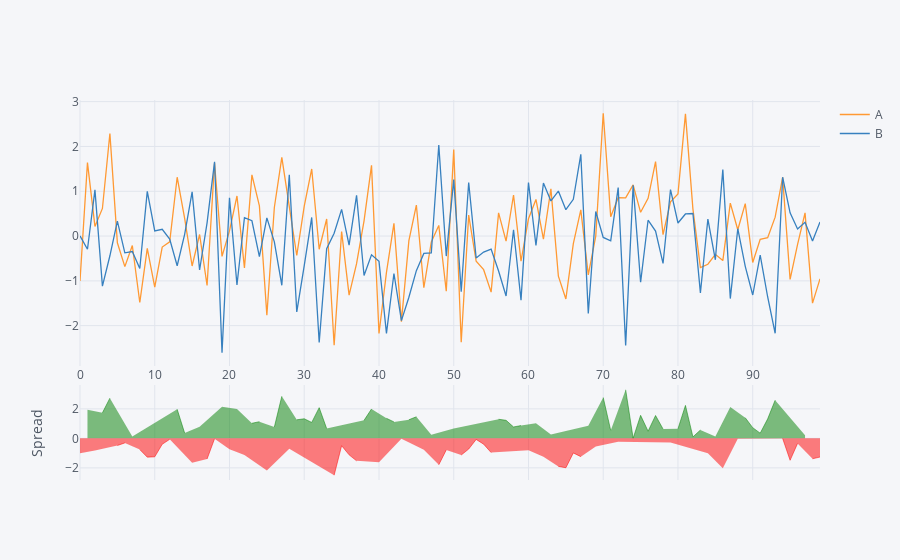

The notebook cell saved with this chart:
### Markdown cell above
## Spread

### Code cell
df[['A','B']].iplot(kind='spread')

### Figure 1 — Plotly figure (JSON) as saved in the notebook; plotly's stock layout.template omitted (floating-point values rounded to 4 significant figures)
{"data": [{"line": {"color": "rgba(255, 153, 51, 1.0)", "dash": "solid", "shape": "linear", "width": 1.3}, "mode": "lines", "name": "A", "text": "", "type": "scatter", "uid": "c10e52e7-522b-42fa-892d-b7db5db1686d", "x": [0, 1, 2, 3, 4, 5, 6, 7, 8, 9, 10, 11, 12, 13, 14, 15, 16, 17, 18, 19, 20, 21, 22, 23, 24, 25, 26, 27, 28, 29, 30, 31, 32, 33, 34, 35, 36, 37, 38, 39, 40, 41, 42, 43, 44, 45, 46, 47, 48, 49, 50, 51, 52, 53, 54, 55, 56, 57, 58, 59, 60, 61, 62, 63, 64, 65, 66, 67, 68, 69, 70, 71, 72, 73, 74, 75, 76, 77, 78, 79, 80, 81, 82, 83, 84, 85, 86, 87, 88, 89, 90, 91, 92, 93, 94, 95, 96, 97, 98, 99], "y": [-1.003, 1.641, 0.2151, 0.6163, 2.29, -0.1496, -0.6827, -0.2106, -1.484, -0.2739, -1.137, -0.2459, -0.1303, 1.313, 0.397, -0.6682, 0.03447, -1.104, 1.63, -0.4545, 0.1165, 0.8945, -0.7132, 1.366, 0.673, -1.768, 0.6383, 1.757, 0.6561, -0.4335, 0.6693, 1.498, -0.2939, 0.3812, -2.438, 0.09819, -1.318, -0.6156, 0.341, 1.577, -2.175, -0.8117, 0.2822, -1.91, -0.103, 0.692, -1.153, -0.1318, 0.2371, -1.232, 1.929, -2.372, 0.4694, -0.5623, -0.7506, -1.252, 0.5166, -0.1129, 0.9169, -0.5624, 0.3858, 0.8164, -0.07099, 1.052, -0.8967, -1.405, -0.1708, 0.5845, -0.8672, -0.0004663, 2.74, 0.4336, 0.8568, 0.854, 1.143, 0.5305, 0.8408, 1.66, 0.03037, 0.7625, 0.9414, 2.728, 0.6012, -0.703, -0.629, -0.4078, -0.548, 0.7367, 0.1409, 0.7242, -0.5886, -0.07368, -0.03711, 0.4214, 1.31, -0.9687, -0.1844, 0.5177, -1.496, -0.9545]}, {"line": {"color": "rgba(55, 128, 191, 1.0)", "dash": "solid", "shape": "linear", "width": 1.3}, "mode": "lines", "name": "B", "text": "", "type": "scatter", "uid": "dc6f39c6-3dff-4825-b234-4bef6478d4e0", "x": [0, 1, 2, 3, 4, 5, 6, 7, 8, 9, 10, 11, 12, 13, 14, 15, 16, 17, 18, 19, 20, 21, 22, 23, 24, 25, 26, 27, 28, 29, 30, 31, 32, 33, 34, 35, 36, 37, 38, 39, 40, 41, 42, 43, 44, 45, 46, 47, 48, 49, 50, 51, 52, 53, 54, 55, 56, 57, 58, 59, 60, 61, 62, 63, 64, 65, 66, 67, 68, 69, 70, 71, 72, 73, 74, 75, 76, 77, 78, 79, 80, 81, 82, 83, 84, 85, 86, 87, 88, 89, 90, 91, 92, 93, 94, 95, 96, 97, 98, 99], "y": [0.003743, -0.2939, 1.03, -1.118, -0.4402, 0.3351, -0.3742, -0.3453, -0.7239, 0.9986, 0.1152, 0.1516, -0.06544, -0.6623, 0.03854, 0.9872, -0.7576, 0.2951, 1.656, -2.604, 0.8518, -1.093, 0.4101, 0.3418, -0.4579, 0.4051, -0.1298, -1.099, 1.365, -1.693, -0.6621, 0.4151, -2.377, -0.2824, 0.06282, 0.596, -0.2018, 0.9087, -0.8803, -0.4189, -0.5613, -2.171, -0.8354, -1.888, -1.367, -0.7731, -0.3873, -0.3762, 2.032, -0.4467, 1.26, -1.241, 1.194, -0.4904, -0.3578, -0.2903, -0.7795, -1.339, 0.1415, -1.43, 1.195, -0.2071, 1.183, 0.7837, 1.003, 0.5889, 0.8201, 1.823, -1.73, 0.5483, -0.03029, -0.1057, 1.082, -2.444, 1.131, -1.031, 0.3538, 0.1108, -0.6118, 1.035, 0.2913, 0.4931, 0.5028, -1.267, 0.3804, -0.5304, 1.484, -1.395, 0.1637, -0.6753, -1.316, -0.4269, -1.36, -2.171, 1.314, 0.5176, 0.1567, 0.3057, -0.1113, 0.3126]}, {"connectgaps": false, "fill": "tozeroy", "line": {"color": "green", "dash": "solid", "shape": "linear", "width": 0.5}, "mode": "lines", "name": "Spread", "showlegend": false, "type": "scatter", "uid": "a25b446d-5c9f-4bdc-b251-2fb52d5ae361", "x": [0, 1, 2, 3, 4, 5, 6, 7, 8, 9, 10, 11, 12, 13, 14, 15, 16, 17, 18, 19, 20, 21, 22, 23, 24, 25, 26, 27, 28, 29, 30, 31, 32, 33, 34, 35, 36, 37, 38, 39, 40, 41, 42, 43, 44, 45, 46, 47, 48, 49, 50, 51, 52, 53, 54, 55, 56, 57, 58, 59, 60, 61, 62, 63, 64, 65, 66, 67, 68, 69, 70, 71, 72, 73, 74, 75, 76, 77, 78, 79, 80, 81, 82, 83, 84, 85, 86, 87, 88, 89, 90, 91, 92, 93, 94, 95, 96, 97, 98, 99], "xaxis": "x2", "y": ["", 1.935, "", 1.734, 2.73, "", "", 0.1347, "", "", "", "", "", 1.976, 0.3585, "", 0.7921, "", "", 2.149, "", 1.988, "", 1.024, 1.131, "", 0.7681, 2.856, "", 1.26, 1.331, 1.083, 2.084, 0.6636, "", "", "", "", 1.221, 1.996, "", 1.359, 1.118, "", 1.264, 1.465, "", 0.2444, "", "", 0.6694, "", "", "", "", "", 1.296, 1.226, 0.7755, 0.8675, "", 1.023, "", 0.2686, "", "", "", "", 0.8626, "", 2.77, 0.5392, "", 3.298, 0.01204, 1.561, 0.4869, 1.549, 0.6422, "", 0.65, 2.235, 0.09838, 0.5639, "", 0.1226, "", 2.132, "", 1.399, 0.727, 0.3532, 1.323, 2.593, "", "", "", 0.212, "", ""], "yaxis": "y2"}, {"connectgaps": false, "fill": "tozeroy", "line": {"color": "red", "dash": "solid", "shape": "linear", "width": 0.5}, "mode": "lines", "name": "Spread", "showlegend": false, "type": "scatter", "uid": "df3f8825-7eed-4fdb-8a02-1e1c4abf2a32", "x": [0, 1, 2, 3, 4, 5, 6, 7, 8, 9, 10, 11, 12, 13, 14, 15, 16, 17, 18, 19, 20, 21, 22, 23, 24, 25, 26, 27, 28, 29, 30, 31, 32, 33, 34, 35, 36, 37, 38, 39, 40, 41, 42, 43, 44, 45, 46, 47, 48, 49, 50, 51, 52, 53, 54, 55, 56, 57, 58, 59, 60, 61, 62, 63, 64, 65, 66, 67, 68, 69, 70, 71, 72, 73, 74, 75, 76, 77, 78, 79, 80, 81, 82, 83, 84, 85, 86, 87, 88, 89, 90, 91, 92, 93, 94, 95, 96, 97, 98, 99], "xaxis": "x2", "y": [-1.007, "", -0.8154, "", "", -0.4847, -0.3085, "", -0.7599, -1.272, -1.253, -0.3975, -0.06484, "", "", -1.655, "", -1.399, -0.02613, "", -0.7353, "", -1.123, "", "", -2.173, "", "", -0.7089, "", "", "", "", "", -2.501, -0.4978, -1.116, -1.524, "", "", -1.614, "", "", -0.02183, "", "", -0.766, "", -1.795, -0.7853, "", -1.131, -0.725, -0.07198, -0.3928, -0.9616, "", "", "", "", -0.8091, "", -1.254, "", -1.9, -1.993, -0.9908, -1.239, "", -0.5487, "", "", -0.2255, "", "", "", "", "", "", -0.273, "", "", "", "", -1.009, "", -2.032, "", -0.02272, "", "", "", "", "", -0.004498, -1.486, -0.3412, "", -1.385, -1.267], "yaxis": "y2"}], "layout": {"hovermode": "x", "legend": {"bgcolor": "#F5F6F9", "font": {"color": "#4D5663"}}, "paper_bgcolor": "#F5F6F9", "plot_bgcolor": "#F5F6F9", "title": {"font": {"color": "#4D5663"}}, "xaxis": {"gridcolor": "#E1E5ED", "showgrid": true, "tickfont": {"color": "#4D5663"}, "title": {"font": {"color": "#4D5663"}, "text": ""}, "zerolinecolor": "#E1E5ED"}, "xaxis2": {"anchor": "y2", "gridcolor": "#E1E5ED", "showgrid": true, "showticklabels": false, "tickfont": {"color": "#4D5663"}, "title": {"font": {"color": "#4D5663"}, "text": ""}, "zerolinecolor": "#E1E5ED"}, "yaxis": {"domain": [0.3, 1], "gridcolor": "#E1E5ED", "showgrid": true, "tickfont": {"color": "#4D5663"}, "title": {"font": {"color": "#4D5663"}, "text": ""}, "zerolinecolor": "#E1E5ED"}, "yaxis2": {"domain": [0, 0.25], "gridcolor": "#E1E5ED", "showgrid": true, "tickfont": {"color": "#4D5663"}, "title": {"font": {"color": "#4D5663"}, "text": "Spread"}, "zerolinecolor": "#E1E5ED"}}}
